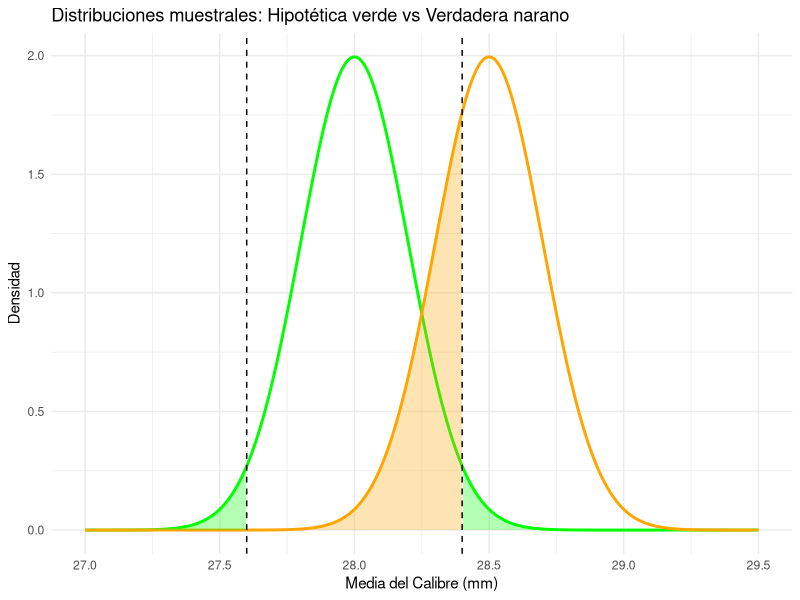

This chart was generated by the following R code:
## ---- chunk 1
knitr::opts_chunk$set(
  echo = TRUE, # Muestra código R en el documento
  # warning   = FALSE, # Oculta advertencias
  message = FALSE, # Oculta mensajes (como los de carga de paquetes)
  fig.align = "center", # Centra imágenes
  fig.width = 7,
  fig.height = 4 # Parámetros para el tamaño de gráficas
)
## ---- chunk 2

## ---- chunk 3

## ---- chunk 4

# Se pide graficar dos distribuciones normales de la media muestral:
# Distribución nula (hipotética): mu = 28, error estándar (SE) = 2 / sqrt(100) = 0.2
# Distribución alternativa (verdadera): mu = 28.5, SE = 0.2
# Se pide calcular el área de alfa (rechazo bajo H0) y beta (no rechazo bajo Ha).
# Se pide interpretar el error de tipo II en contexto.

mu0 = 28
mua = 28.5
n = 100
sigma = 2
de = sigma/sqrt(n)
alpha = 0.05
cotasup = 28.4
cotainf = 27.6  

alpha =  pnorm(cotainf, mean = mu0, sd = de) + (1-pnorm(cotasup, mean = mu0, sd = de))

beta = pnorm(cotasup, mean = mua, sd = de) - pnorm(cotainf, mean = mua, sd = de)

cat("el valor de alpha es", round(alpha,3), "\n")
cat("el valor de beta es", round(beta,3))


## ---- chunk 5
library(ggplot2)

mu_0 <- 28
mu_a <- 28.5
sigma <- 2
n <- 100
SE <- sigma / sqrt(n)
c_inf <- 27.6
c_sup <- 28.4

# Cálculo de alfa y beta
alfa <- pnorm(c_inf, mean = mu_0, sd = SE) + (1 - pnorm(c_sup, mean = mu_0, sd = SE))
beta <- pnorm(c_sup, mean = mu_a, sd = SE) - pnorm(c_inf, mean = mu_a, sd = SE)

cat("El valor de alfa (α) es:", round(alfa, 4), "\n")
cat("El valor de beta (β) es:", round(beta, 4), "\n")

# Gráfico
x_vals <- seq(27, 29.5, length.out = 500)
df_plot <- data.frame(
  x = x_vals,
  y_H0 = dnorm(x_vals, mean = mu_0, sd = SE),
  y_Ha = dnorm(x_vals, mean = mu_a, sd = SE)
)

ggplot(df_plot, aes(x = x)) +
  # Distribución H0
  geom_line(aes(y = y_H0), color = "green", size = 1) +
  # Distribución Ha
  geom_line(aes(y = y_Ha), color = "orange", size = 1) +
  # area Alfa (bajo H0, fuera de los valores críticos)
  geom_area(data = subset(df_plot, x <= c_inf), aes(y = y_H0), fill = "green", alpha = 0.3) +
  geom_area(data = subset(df_plot, x >= c_sup), aes(y = y_H0), fill = "green", alpha = 0.3) +
  # area Beta (bajo Ha, entre los valores críticos)
  geom_area(data = subset(df_plot, x >= c_inf & x <= c_sup), aes(y = y_Ha), fill = "orange", alpha = 0.3) +
  geom_vline(xintercept = c(c_inf, c_sup), linetype = "dashed") +
  labs(title = "Distribuciones muestrales: Hipotética verde vs Verdadera narano",
       x = "Media del Calibre (mm)", y = "Densidad") +
  theme_minimal()

## ---- chunk 6


library(pwr)

mu0 = 28
mua = 28.5
sigma = 2
dCohen = (mua-mu0)/sigma
power = 0.8
beta = 1-power

res2 <- pwr.norm.test(d = dCohen,n= NULL, sig.level = 0.05, power = power, alternative = "two.sided")
print(res2)
